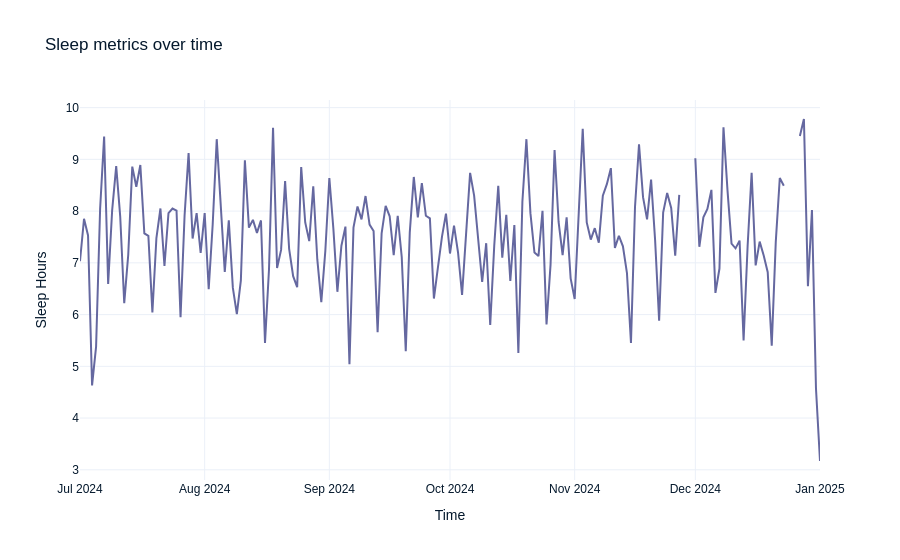

The notebook cell saved with this chart:
### Markdown cell above
## Task 6: Visualizing trends across multiple variables 📊

### Code cell
# Create a line chart visualizing sleep metrics over time
fig = px.line(fd, y='sleep_hours', x='date', title='Sleep metrics over time', labels={'date': 'Time', 'sleep_hours': 'Sleep Hours'})

fig.show()

### Figure 1 — Plotly figure (JSON) as saved in the notebook; plotly's stock layout.template omitted (floating-point values rounded to 4 significant figures; data arrays with more than 128 entries replaced by an {"elided": "..."} marker saying what was removed)
{"data": [{"hovertemplate": "Time=%{x}<br>Sleep Hours=%{y}<extra></extra>", "legendgroup": "", "line": {"color": "#6568a0", "dash": "solid"}, "marker": {"symbol": "circle"}, "mode": "lines", "name": "", "orientation": "v", "showlegend": false, "x": {"elided": "185 str values"}, "xaxis": "x", "y": {"elided": "185 float values"}, "yaxis": "y", "type": "scatter"}], "layout": {"xaxis": {"anchor": "y", "domain": [0, 1], "title": {"text": "Time"}}, "yaxis": {"anchor": "x", "domain": [0, 1], "title": {"text": "Sleep Hours"}}, "legend": {"tracegroupgap": 0}, "title": {"text": "Sleep metrics over time"}}}
